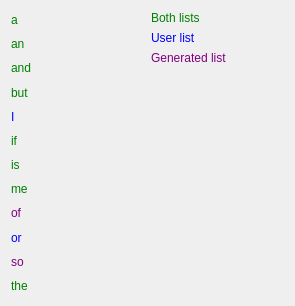
<?xml version="1.0" encoding="UTF-8"?>
<ui version="4.0">
 <class>Form</class>
 <widget class="QWidget" name="Form">
  <property name="geometry">
   <rect>
    <x>0</x>
    <y>0</y>
    <width>295</width>
    <height>306</height>
   </rect>
  </property>
  <property name="windowTitle">
   <string>Form</string>
  </property>
  <layout class="QHBoxLayout" name="horizontalLayout">
   <item>
    <layout class="QVBoxLayout" name="verticalLayout_2">
     <item>
      <widget class="QLabel" name="label">
       <property name="styleSheet">
        <string notr="true">color:green</string>
       </property>
       <property name="text">
        <string>a</string>
       </property>
      </widget>
     </item>
     <item>
      <widget class="QLabel" name="label_5">
       <property name="styleSheet">
        <string notr="true">color:green</string>
       </property>
       <property name="text">
        <string>an</string>
       </property>
      </widget>
     </item>
     <item>
      <widget class="QLabel" name="label_11">
       <property name="styleSheet">
        <string notr="true">color:green</string>
       </property>
       <property name="text">
        <string>and</string>
       </property>
      </widget>
     </item>
     <item>
      <widget class="QLabel" name="label_6">
       <property name="styleSheet">
        <string notr="true">color:green</string>
       </property>
       <property name="text">
        <string>but</string>
       </property>
      </widget>
     </item>
     <item>
      <widget class="QLabel" name="label_9">
       <property name="styleSheet">
        <string notr="true">color:blue</string>
       </property>
       <property name="text">
        <string>I</string>
       </property>
      </widget>
     </item>
     <item>
      <widget class="QLabel" name="label_7">
       <property name="styleSheet">
        <string notr="true">color:green</string>
       </property>
       <property name="text">
        <string>if</string>
       </property>
      </widget>
     </item>
     <item>
      <widget class="QLabel" name="label_2">
       <property name="styleSheet">
        <string notr="true">color:green</string>
       </property>
       <property name="text">
        <string>is</string>
       </property>
      </widget>
     </item>
     <item>
      <widget class="QLabel" name="label_12">
       <property name="styleSheet">
        <string notr="true">color:green</string>
       </property>
       <property name="text">
        <string>me</string>
       </property>
      </widget>
     </item>
     <item>
      <widget class="QLabel" name="label_3">
       <property name="styleSheet">
        <string notr="true">color:purple</string>
       </property>
       <property name="text">
        <string>of</string>
       </property>
      </widget>
     </item>
     <item>
      <widget class="QLabel" name="label_10">
       <property name="styleSheet">
        <string notr="true">color:blue</string>
       </property>
       <property name="text">
        <string>or</string>
       </property>
      </widget>
     </item>
     <item>
      <widget class="QLabel" name="label_8">
       <property name="styleSheet">
        <string notr="true">color:purple</string>
       </property>
       <property name="text">
        <string>so</string>
       </property>
      </widget>
     </item>
     <item>
      <widget class="QLabel" name="label_4">
       <property name="styleSheet">
        <string notr="true">color:green</string>
       </property>
       <property name="text">
        <string>the</string>
       </property>
      </widget>
     </item>
    </layout>
   </item>
   <item>
    <layout class="QVBoxLayout" name="verticalLayout">
     <item>
      <widget class="QLabel" name="label_13">
       <property name="styleSheet">
        <string notr="true">color:green</string>
       </property>
       <property name="text">
        <string>Both lists</string>
       </property>
      </widget>
     </item>
     <item>
      <widget class="QLabel" name="label_14">
       <property name="styleSheet">
        <string notr="true">color:blue</string>
       </property>
       <property name="text">
        <string>User list</string>
       </property>
      </widget>
     </item>
     <item>
      <widget class="QLabel" name="label_15">
       <property name="styleSheet">
        <string notr="true">color:purple</string>
       </property>
       <property name="text">
        <string>Generated list</string>
       </property>
      </widget>
     </item>
     <item>
      <spacer name="verticalSpacer">
       <property name="orientation">
        <enum>Qt::Vertical</enum>
       </property>
       <property name="sizeHint" stdset="0">
        <size>
         <width>20</width>
         <height>40</height>
        </size>
       </property>
      </spacer>
     </item>
    </layout>
   </item>
  </layout>
 </widget>
 <resources/>
 <connections/>
</ui>
